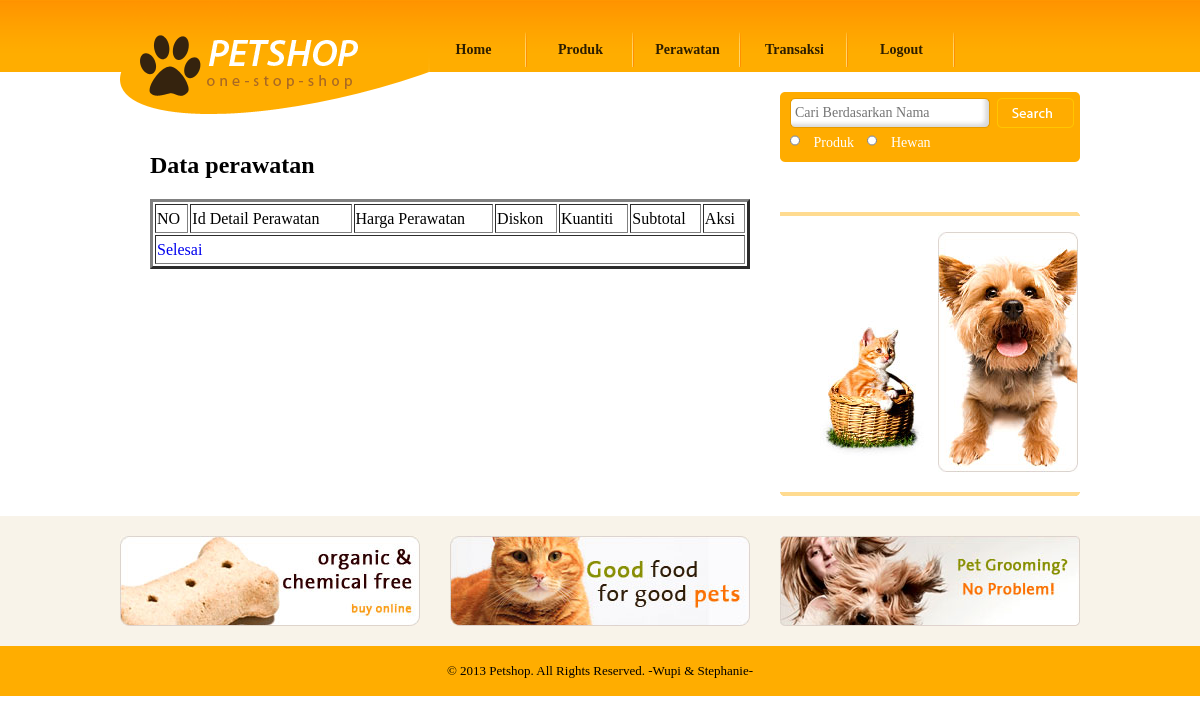
/keranjang_perawatan.php?id_nota=NP6, run on an earlier commit of the app's database.
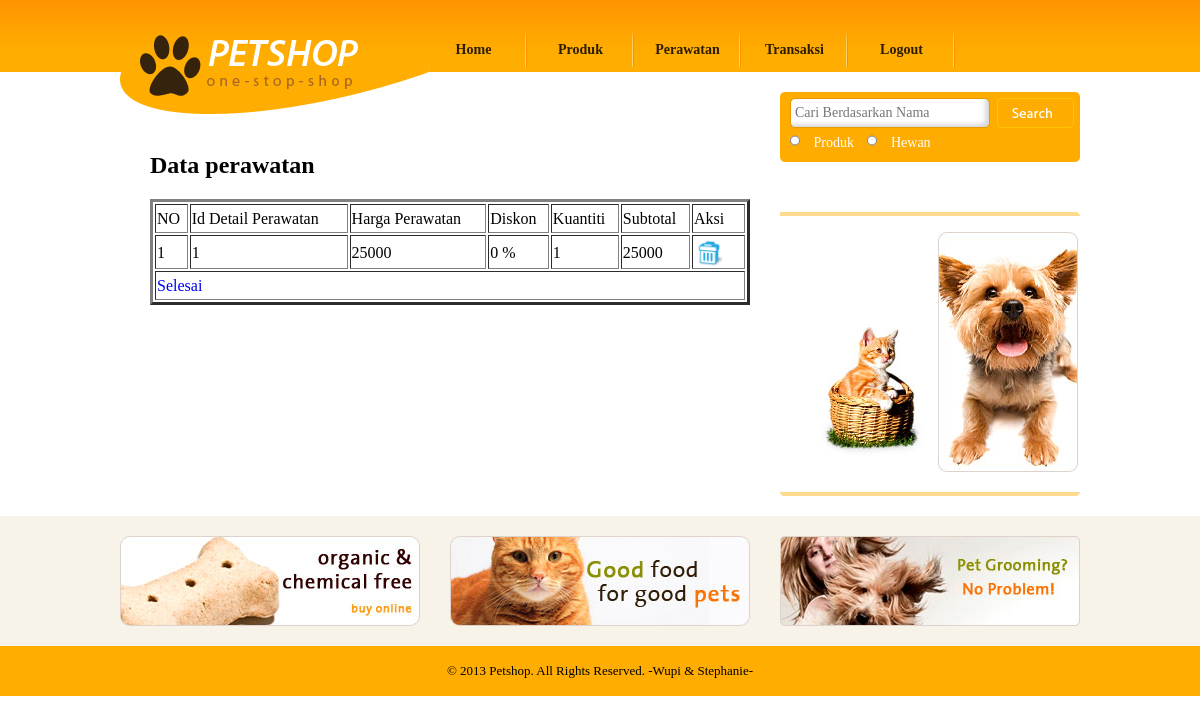
And on a later commit of the database.
### tables this page shows
CREATE TABLE `detail_transaksi_perawatan` (
  `id_nota_perawatan` char(8) NOT NULL,
  `id_detail_perawatan` int(11) DEFAULT NULL,
  `harga_perawatan` double DEFAULT NULL,
  `diskon` float DEFAULT NULL,
  `kuantiti` int(11) DEFAULT NULL,
  `subtotal` double DEFAULT NULL,
  KEY `id_nota_perawatan` (`id_nota_perawatan`),
  KEY `id_detail_perawatan` (`id_detail_perawatan`),
  CONSTRAINT `detail_transaksi_perawatan_ibfk_1` FOREIGN KEY (`id_nota_perawatan`) REFERENCES `transaksi_perawatan` (`id_nota_perawatan`),
  CONSTRAINT `detail_transaksi_perawatan_ibfk_2` FOREIGN KEY (`id_detail_perawatan`) REFERENCES `detail_perawatan` (`id_detail_perawatan`)
);

### keranjang_perawatan.php (the view, shortened to what this page needs)
<!DOCTYPE html PUBLIC "-//W3C//DTD XHTML 1.0 Transitional//EN" "http://www.w3.org/TR/xhtml1/DTD/xhtml1-transitional.dtd">
<html xmlns="http://www.w3.org/1999/xhtml">
<head>
	<link href="css/style.css" rel="stylesheet" type="text/css" />
</head>
<body>
<?php include "header_pegawai.php";?>
<div id="body">
<div id="content">
<div class="content">
<div class="about">
	<h2>Data perawatan</h2>
	<ul>
	<li>
	<form method="post" action="" class="login">
	<table width="100%"  align="center" border=3>
		<?php
		include "koneksi.php";
		$id_nota=$_GET['id_nota'];
		$tampil_perawatan=mysql_query("SELECT * FROM detail_transaksi_perawatan WHERE id_nota_perawatan='$id_nota'");
		$no=1;
		echo "<tr><td>NO</td><td>Id Detail Perawatan</td><td>Harga Perawatan</td><td>Diskon</td><td>Kuantiti</td><td>Subtotal</td><td>Aksi</td></tr>";
		while($data=mysql_fetch_array($tampil_perawatan))
		{
								$data['diskon']=$data['diskon']*100; ?>
								<tr>
								<td><?PHP ECHO $no; ?></td>
										<td ><?PHP ECHO $data['id_detail_perawatan']; ?></td>
										<td ><?PHP ECHO $data['harga_perawatan']; ?> </td>
										<td><?PHP ECHO $data['diskon']; ?> %</td>
										<td ><?PHP ECHO $data['kuantiti']; ?> </td>
										<td><?PHP ECHO $data['subtotal']; ?> </td>
										<td><a href="pegawai_hapus_transaksi_perawatan.php?id_nota=<?PHP ECHO $id_nota;?>&id_detail_perawatan=<?PHP ECHO $data['id_detail_perawatan'];?>" onClick="return confirm('Apakah anda yakin?')"><img src=images/trash.png width=30 height=30></a></td>
								</tr>
								<?PHP
								$no++;
							}
		?>
<tr><td colspan=8><a href="pegawai_pembayaran_perawatan.php?id_nota=<?php echo $id_nota;?>">Selesai</a></td></tr>
	</table>
	</form>
	</li>
	</ul>
</div>
</div>
<div id="sidebar">
	<?php include "pegawai_cari.php"; ?>
	<?php include "shoping_guide.php"; ?>
	<?php include "iklan.php"; ?>
<div id="footer">
	<?php include "footer.php"; ?>
</div>
</body>
</html>

What changed in the data, as far as the page shows it:
added detail_transaksi_perawatan: id_detail_perawatan "1", harga_perawatan "25000", diskon "0", kuantiti "1", subtotal "25000"
